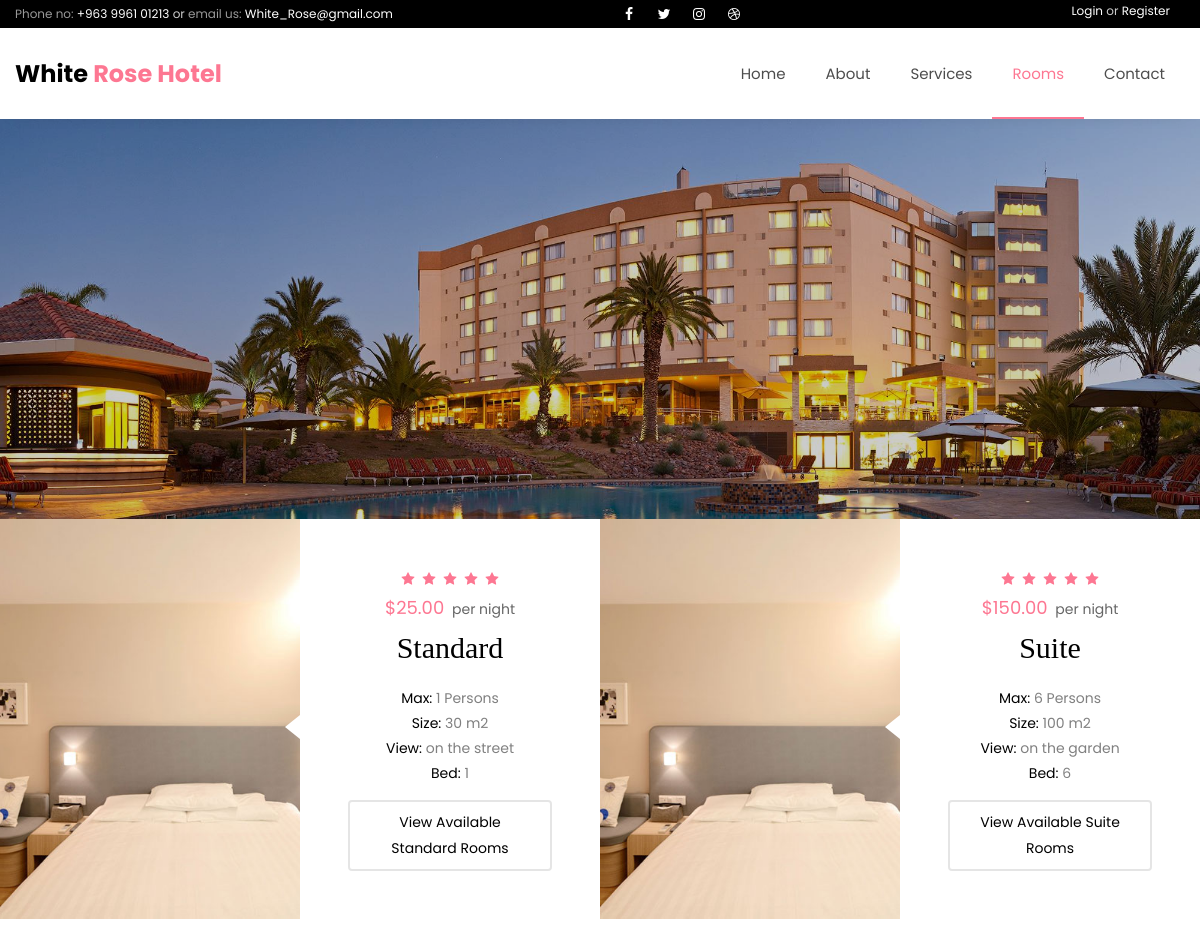
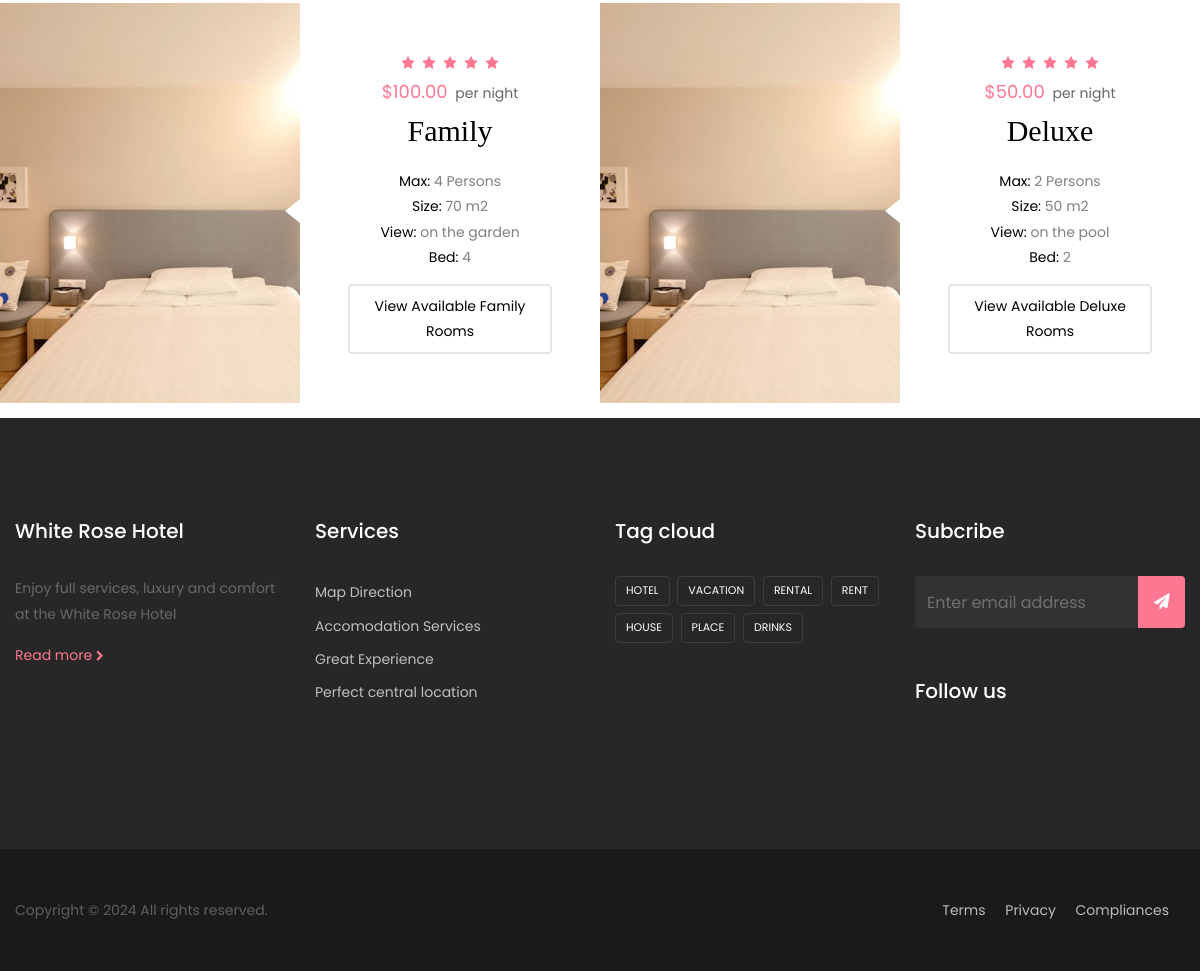
/rooms/, run on the app's committed database (2 pictures, top to bottom).
### rooms/models.py (models this page shows, shortened)
class RoomType(models.Model):
    room_type = models.CharField(max_length=32, choices=room_type_choices)
    price = models.DecimalField(max_digits=10, decimal_places=2)
    maximum_capacity = models.IntegerField()
    size = models.IntegerField()
    view = models.CharField(max_length=32)
    bed_number = models.IntegerField()
    ratings = models.DecimalField(max_digits=2, decimal_places=1)

### rooms/views.py (the view)
# urls.py: path('rooms/', room_type_list, name='rooms'),
def room_type_list(request):
    room_types = RoomType.objects.all()
    return render(request, 'rooms.html', {'room_types': room_types})

### templates/rooms.html (shortened to what this page needs)
{% extends 'base/base.html' %}
{% load static %}
{% block content %}
    {% include 'partials/breadcrumb.html' with title='Rooms' %}
    <section class="ftco-section bg-light ftco-no-pt ftco-no-pb">
        <div class="container-fluid px-md-0">
            <div class="row no-gutters">
                {% for room_type in room_types %}
                    <div class="col-lg-6">
                        <div class="room-wrap d-md-flex">
                            <a href="#" class="img"
                               style="background-image: url({% static 'base/' %}images/room-1.jpg);"></a>
                            <div class="half left-arrow d-flex align-items-center">
                                <div class="text p-4 p-xl-5 text-center">
                                    <p class="star mb-0"><span class="fa fa-star"></span><span
                                            class="fa fa-star"></span><span class="fa fa-star"></span><span
                                            class="fa fa-star"></span><span class="fa fa-star"></span></p>
                                    <p class="mb-0"><span class="price mr-1">${{ room_type.price }}</span> <span
                                            class="per">per night</span></p>
                                    <h3 class="mb-3"><a href="rooms.html">{{ room_type.room_type.capitalize }}</a></h3>
                                    <ul class="list-accomodation">
                                        <li><span>Max:</span> {{ room_type.maximum_capacity }} Persons</li>
                                        <li><span>Size:</span> {{ room_type.size }} m2</li>
                                        <li><span>View:</span> {{ room_type.view }}</li>
                                        <li><span>Bed:</span> {{ room_type.bed_number }}</li>
                                    </ul>
                                    <p class="pt-1"><a
                                            href="{% url 'rooms:check_available_rooms_by_type' room_type.pk %}"
                                            class="btn-custom px-3 py-2">View
                                        Available {{ room_type.room_type.capitalize }} Rooms
                                        </a></p>
                                </div>
                            </div>
                        </div>
                    </div>
                {% endfor %}
            </div>
        </div>
    </section>
{% endblock content %}

### templates/base/base.html (shortened to what this page needs)
{% load static %}
<!DOCTYPE html>
<html lang="en">
<head>
    <link rel="stylesheet" href="https://stackpath.bootstrapcdn.com/font-awesome/4.7.0/css/font-awesome.min.css">
    <link rel="stylesheet" href="{% static 'base/' %}css/animate.css">
    <link rel="stylesheet" href="{% static 'base/' %}css/owl.carousel.min.css">
    <link rel="stylesheet" href="{% static 'base/' %}css/owl.theme.default.min.css">
    <link rel="stylesheet" href="{% static 'base/' %}css/magnific-popup.css">
    <link rel="stylesheet" href="{% static 'base/' %}css/bootstrap-datepicker.css">
    <link rel="stylesheet" href="{% static 'base/' %}css/jquery.timepicker.css">
    <link rel="stylesheet" href="{% static 'base/' %}css/flaticon.css">
    <link rel="stylesheet" href="{% static 'base/' %}css/style.css">
</head>
<body>
<div class="wrap" style="background-color: black;">
    <div class="container">
        <div class="row justify-content-between">
            <div class="col d-flex align-items-center">
                <p class="mb-0 phone"><span class="mailus">Phone no:</span> <a href="#">+963 9961 01213</a> or <span
                        class="mailus">email us:</span> <a href="#">White_Rose@gmail.com</a></p>
            </div>
            <div class="col d-flex justify-content-end">
                <div class="social-media">
                    <p class="mb-0 d-flex">
                        <a href="#" class="d-flex align-items-center justify-content-center"><span
                                class="fa fa-facebook"><i class="sr-only">Facebook</i></span></a>
                        <a href="#" class="d-flex align-items-center justify-content-center"><span
                                class="fa fa-twitter"><i class="sr-only">Twitter</i></span></a>
                        <a href="#" class="d-flex align-items-center justify-content-center"><span
                                class="fa fa-instagram"><i class="sr-only">Instagram</i></span></a>
                        <a href="#" class="d-flex align-items-center justify-content-center"><span
                                class="fa fa-dribbble"><i class="sr-only">Dribbble</i></span></a>
                    </p>
                </div>
                <div class="col d-flex justify-content-end">
                    <p class="mb-0 phone">
                        {% if user.is_authenticated %}
                            <strong>{{ user.username }}</strong>:
                            <a href="{% url 'customer:dashboard' %}">Dashboard</a> |
                            <a href="{% url 'customer:logout' %}">Log out</a>
                        {% else %}
                            <a href="{% url 'customer:login' %}?next={{ request.path }}">Login</a> or <a
                                href="{% url 'customer:register' %}">Register</a>
                        {% endif %}
                    </p>
                </div>
            </div>
        </div>
    </div>
</div>
<nav class="navbar navbar-expand-lg navbar-dark ftco_navbar bg-drk1 ftco-navbar-light sticky-top" id="ftco-navbar">
    <div class="container">
        <a class="navbar-brand" href="{% url 'home' %}">White <span>Rose Hotel</span></a>
        <div class="collapse navbar-collapse" id="ftco-nav">
            <ul class="navbar-nav ml-auto">
                <li class="nav-item {% if request.path == '/' %}active{% endif %}"><a href="{% url 'home' %}"
                                                                                      class="nav-link">Home</a>
                </li>
                <li class="nav-item {% if request.path == '/about/' %}active{% endif %}"><a href="{% url 'about' %}"
                                                                                            class="nav-link">About</a>
                </li>
                <li class="nav-item {% if request.path == '/services/' %}active{% endif %}"><a
                        href="{% url 'services' %}"
                        class="nav-link">Services</a>
                </li>
                <li class="nav-item {% if request.path == '/rooms/' %}active{% endif %}"><a href="{% url 'rooms' %}"
                                                                                            class="nav-link">Rooms</a>
                </li>
                <li class="nav-item {% if request.path == '/contact/' %}active{% endif %}"><a href="{% url 'contact' %}"
                                                                                              class="nav-link">Contact</a>
                </li>
            </ul>
        </div>
    </div>
</nav>
{% block content %}
{% endblock content %}
<footer class="footer">
    <div class="container">
        <div class="row">
            <div class="col-md-6 col-lg-3 mb-md-0 mb-4">
                <h2 class="footer-heading"><a href="#" class="logo">White Rose Hotel</a></h2>
                <p>Enjoy full services, luxury and comfort at the White Rose Hotel</p>
                <a href="#">Read more <span class="fa fa-chevron-right" style="font-size: 11px;"></span></a>
            </div>
            <div class="col-md-6 col-lg-3 mb-md-0 mb-4">
                <h2 class="footer-heading">Services</h2>
                <ul class="list-unstyled">
                    <li><a href="#" class="py-1 d-block">Map Direction</a></li>
                    <li><a href="#" class="py-1 d-block">Accomodation Services</a></li>
                    <li><a href="#" class="py-1 d-block">Great Experience</a></li>
                    <li><a href="#" class="py-1 d-block">Perfect central location</a></li>
                </ul>
            </div>
            <div class="col-md-6 col-lg-3 mb-md-0 mb-4">
                <h2 class="footer-heading">Tag cloud</h2>
                <div class="tagcloud">
                    <a href="#" class="tag-cloud-link">hotel</a>
                    <a href="#" class="tag-cloud-link">vacation</a>
                    <a href="#" class="tag-cloud-link">rental</a>
                    <a href="#" class="tag-cloud-link">rent</a>
                    <a href="#" class="tag-cloud-link">house</a>
                    <a href="#" class="tag-cloud-link">place</a>
                    <a href="#" class="tag-cloud-link">drinks</a>
                </div>
            </div>
            <div class="col-md-6 col-lg-3 mb-md-0 mb-4">
                <h2 class="footer-heading">Subcribe</h2>
                <form action="#" class="subscribe-form">
                    <div class="form-group d-flex">
                        <input type="text" class="form-control rounded-left" placeholder="Enter email address">
                        <button type="submit" class="form-control submit rounded-right"><i class="fa fa-paper-plane"></i></button>
                    </div>
                </form>
                <h2 class="footer-heading mt-5">Follow us</h2>
                <ul class="ftco-footer-social p-0">
                </ul>
            </div>
        </div>
    </div>
    <div class="w-100 mt-5 border-top py-5">
        <div class="container">
            <div class="row">
                <div class="col-md-6 col-lg-8">
                    <p class="copyright mb-0">
                        Copyright &copy;
                        All rights reserved.
                    </p>
                </div>
                <div class="col-md-6 col-lg-4 text-md-right">
                    <p class="mb-0 list-unstyled">
                        <a class="mr-md-3" href="#">Terms</a>
                        <a class="mr-md-3" href="#">Privacy</a>
                        <a class="mr-md-3" href="#">Compliances</a>
                    </p>
                </div>
            </div>
        </div>
    </div>
</footer>
</body>
</html>

### templates/partials/breadcrumb.html (shortened to what this page needs)
{% load static %}
<section class="hero-wrap hero-wrap-2" style="background-image: url({% static 'base/' %}images/aboo1.jpg);"
             data-stellar-background-ratio="0.5">
        <div class="overlay"></div>
        <div class="container">
            <div class="row no-gutters slider-text align-items-center justify-content-center">
            </div>
        </div>
    </section>

### data on the page
RoomType: price "25.00", room_type "Standard", maximum_capacity "1", size "30", view "on the street", bed_number "1"
RoomType: price "150.00", room_type "Suite", maximum_capacity "6", size "100", view "on the garden", bed_number "6"
RoomType: price "100.00", room_type "Family", maximum_capacity "4", size "70", view "on the garden", bed_number "4"
RoomType: price "50.00", room_type "Deluxe", maximum_capacity "2", size "50", view "on the pool", bed_number "2"
